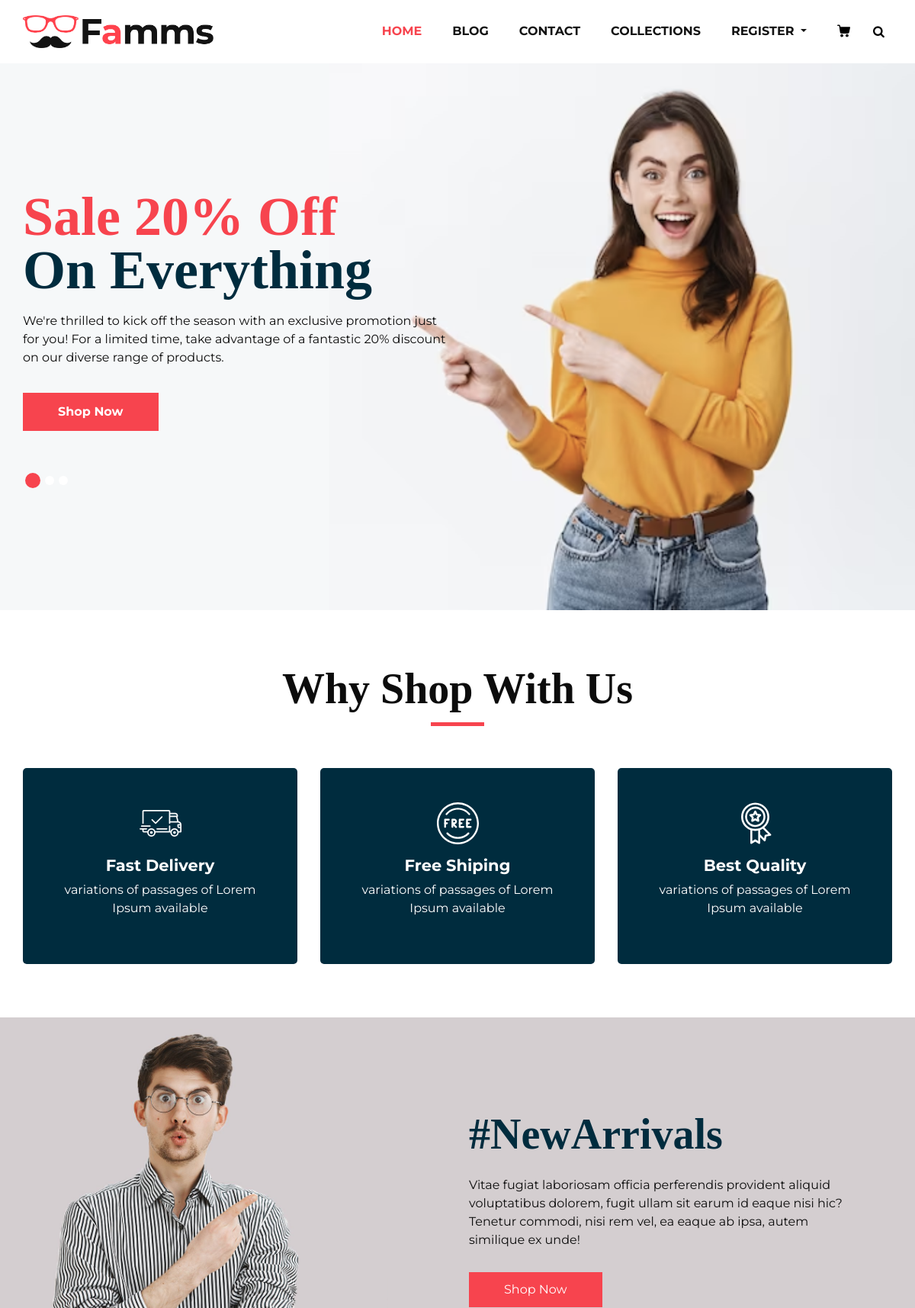
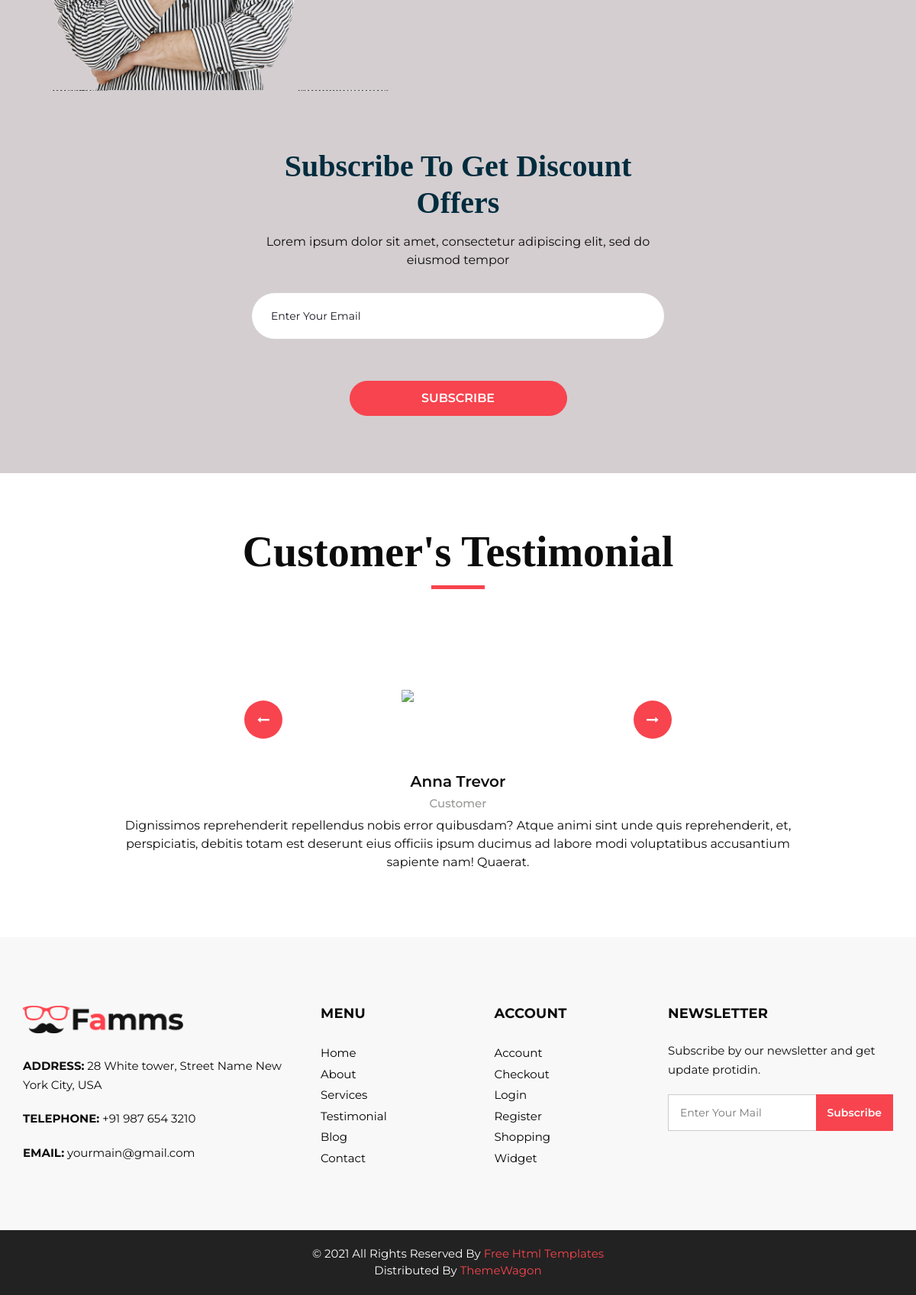
The page / on the database its author committed (2 pictures, top to bottom).
### home/models.py (models this page shows, shortened)
class Slider(models.Model):
    image = models.ImageField(upload_to="sliderfield")
    sale = models.IntegerField()
    text_para = models.TextField(max_length=250)
    link = models.CharField(max_length=100,default="")

### home/views.py (the view)
# urls.py: path('', views.index,name='home'),
def index(request):
    banner = Slider.objects.all()
    dict ={
        'banners':banner
    }
    return render(request,'index.html',dict)

### home/templates/index.html (shortened to what this page needs)
{% extends 'layouts/main.html' %}
{% load static %}
{% block body%}
       <section class="why_section layout_padding">
        <div class="container">
           <div class="heading_container heading_center">
              <h2>
                 Why Shop With Us
              </h2>
           </div>
           <div class="row">
              <div class="col-md-4">
                 <div class="box ">
                    <div class="img-box">
                    </div>
                    <div class="detail-box">
                       <h5>
                          Fast Delivery
                       </h5>
                       <p>
                          variations of passages of Lorem Ipsum available
                       </p>
                    </div>
                 </div>
              </div>
              <div class="col-md-4">
                 <div class="box ">
                    <div class="img-box">
                    </div>
                    <div class="detail-box">
                       <h5>
                          Free Shiping
                       </h5>
                       <p>
                          variations of passages of Lorem Ipsum available
                       </p>
                    </div>
                 </div>
              </div>
              <div class="col-md-4">
                 <div class="box ">
                    <div class="img-box">
                    </div>
                    <div class="detail-box">
                       <h5>
                          Best Quality
                       </h5>
                       <p>
                          variations of passages of Lorem Ipsum available
                       </p>
                    </div>
                 </div>
              </div>
           </div>
        </div>
     </section>
     <section class="arrival_section">
        <div class="container">
           <div class="box">
              <div class="arrival_bg_box">
                 <img src="{% static 'images/arrival-bg.png'%}" alt="">
              </div>
              <div class="row">
                 <div class="col-md-6 ml-auto">
                    <div class="heading_container remove_line_bt">
                       <h2>
                          #NewArrivals
                       </h2>
                    </div>
                    <p style="margin-top: 20px;margin-bottom: 30px;">
                       Vitae fugiat laboriosam officia perferendis provident aliquid voluptatibus dolorem, fugit ullam sit earum id eaque nisi hic? Tenetur commodi, nisi rem vel, ea eaque ab ipsa, autem similique ex unde!
                    </p>
                    <a href="">
                    Shop Now
                    </a>
                 </div>
              </div>
           </div>
        </div>
     </section>
      {% endblock %}

### home/templates/inc/slider.html
{% load static %}
<section class="slider_section">
    <div class="slider_bg_box">
        {% if banners %}
            <img src="{{ banners.0.image.url }}" alt="">
        {% endif %}
    </div>
    <div id="customCarousel1" class="carousel slide" data-ride="carousel">
        <div class="carousel-inner">
            {% for banner in banners %}
                <div class="carousel-item {% if forloop.first %}active{% endif %}">
                    <div class="container">
                        <div class="row">
                            <div class="col-md-7 col-lg-6">
                                <div class="detail-box">
                                    <h1>
                                        <span>
                                            Sale {{ banner.sale }}% Off
                                        </span>
                                        <br>
                                        On Everything
                                    </h1>
                                    <p>
                                        {{ banner.text_para }}
                                    </p>
                                    <div class="btn-box">
                                        <a href="{{ banner.link }}" class="btn1">
                                            Shop Now
                                        </a>
                                    </div>
                                </div>
                            </div>
                        </div>
                    </div>
                </div>
            {% endfor %}
        </div>
        <div class="container">
            <ol class="carousel-indicators">
                {% for banner in banners %}
                    <li data-target="#customCarousel1" data-slide-to="{{ forloop.counter0 }}" {% if forloop.first %}class="active"{% endif %}></li>
                {% endfor %}
            </ol>
        </div>
    </div>
</section>

### home/static/css/style.css (style rules this page uses)
* { box-sizing: border-box; }
body { font-family: 'Montserrat', sans-serif; color: #0c0c0c; background-color: #ffffff; overflow-x: hidden; }
.layout_padding { padding: 70px 0; }
h1, h2 { font-family: 'Playfair Display', serif; }
.heading_container { display: -webkit-box; display: -ms-flexbox; display: flex; -webkit-box-orient: vertical; -webkit-box-direction: normal; -ms-flex-direction: column; flex-direction: column; -webkit-box-align: start; -ms-flex-align: start; align-items: flex-start; }
.heading_container h2 { position: relative; margin-bottom: 0; font-size: 3.5rem; font-weight: bold; }
.heading_container h2::after { content: ""; display: block; width: 70px; height: 5px; background: #f7444e; margin: 10px auto 10px; }
.heading_container.heading_center { -webkit-box-align: center; -ms-flex-align: center; align-items: center; text-align: center; }
a, a:hover, a:focus { text-decoration: none; }
.slider_section { -webkit-box-flex: 1; -ms-flex: 1; flex: 1; display: -webkit-box; display: -ms-flexbox; display: flex; -webkit-box-align: center; -ms-flex-align: center; align-items: center; position: relative; padding: 90px 0 75px 0; }
.slider_section .row { -webkit-box-align: center; -ms-flex-align: center; align-items: center; }
.slider_section #customCarousel1 { width: 100%; position: unset; }
.slider_section .detail-box h1 { font-size: 4.5rem; font-weight: bold; margin-bottom: 15px; color: #002c3e; line-height: 70px; }
.slider_section .detail-box h1 span { color: #f7444e; }
.slider_section .detail-box p { font-size: 16px; margin-top: 20px; margin-bottom: 1.5rem; }
.slider_section .detail-box a { display: inline-block; padding: 12px 45px; background-color: #f7444e; border: 1px solid #f7444e; color: #ffffff; border-radius: 0; -webkit-transition: all 0.3s; transition: all 0.3s; margin-top: 10px; font-weight: 700; }
.slider_section .carousel-indicators { position: unset; margin: 0; margin-top: 45px; -webkit-box-pack: start; -ms-flex-pack: start; justify-content: flex-start; -webkit-box-align: center; -ms-flex-align: center; align-items: center; }
.slider_section .carousel-indicators li { background-color: #ffffff; width: 12px; height: 12px; border-radius: 100%; opacity: 1; }
.slider_section .carousel-indicators li.active { width: 20px; height: 20px; background-color: #f7444e; }
.slider_bg_box { position: absolute; top: 0; left: 0; width: 100%; height: 100%; z-index: -1; }
.slider_bg_box img { width: 100%; height: 100%; -o-object-fit: cover; object-fit: cover; -o-object-position: top right; object-position: top right; }
.arrival_section { background-color: #d4ced0; }
.arrival_section .heading_container { color: #002c3e; margin-bottom: 10px; }
.arrival_section .box { padding: 120px 45px; position: relative; }
.arrival_section .arrival_bg_box { position: absolute; top: 0; left: 0; width: 100%; height: 100%; z-index: 3; }
.arrival_section .arrival_bg_box img { width: 50%; height: 100%; -o-object-fit: cover; object-fit: cover; -o-object-position: top left; object-position: top left; }
.arrival_section a { display: inline-block; padding: 10px 45px; background-color: #f7444e; border: 1px solid #f7444e; color: #ffffff; border-radius: 0; -webkit-transition: all 0.3s; transition: all 0.3s; }
.why_section .box { text-align: center; margin-top: 45px; background-color: #002c3e; padding: 45px 50px; border-radius: 5px; color: #ffffff; }
.detail-box h5 { font-size: 21px; font-weight: 700; }
.remove_line_bt h2::after { display: none; }
.why_section .box .img-box { margin-bottom: 15px; }
.why_section .box .img-box svg { width: 55px; height: auto; fill: #ffffff; }

### home/static/css/responsive.css (style rules this page uses)
@media (min-width: 1200px) { .container { max-width: 1170px; } }

### rows shown on the page
Slider: image (picture), sale "20", text_para "We're thrilled to kick off the season with an exclusive promotion just for you! For a limited time, take advantage of a fantastic 20% discount on our diverse range of products."
